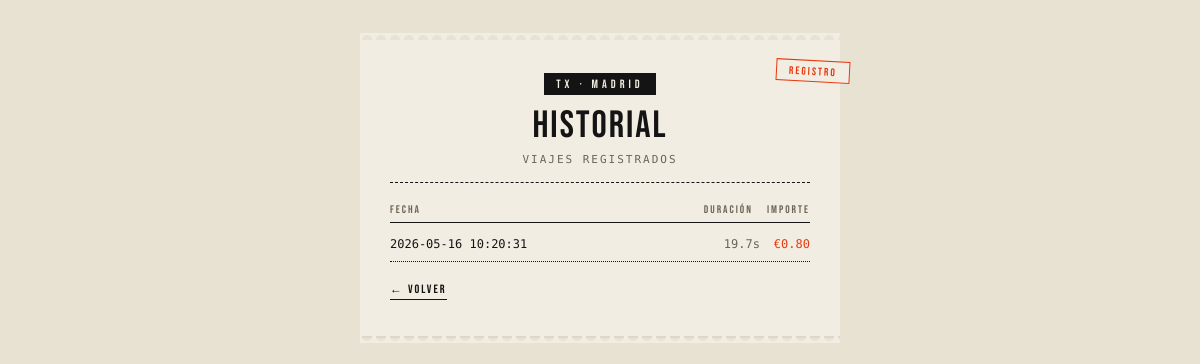
Before: /historial (signed in) with the older database file.
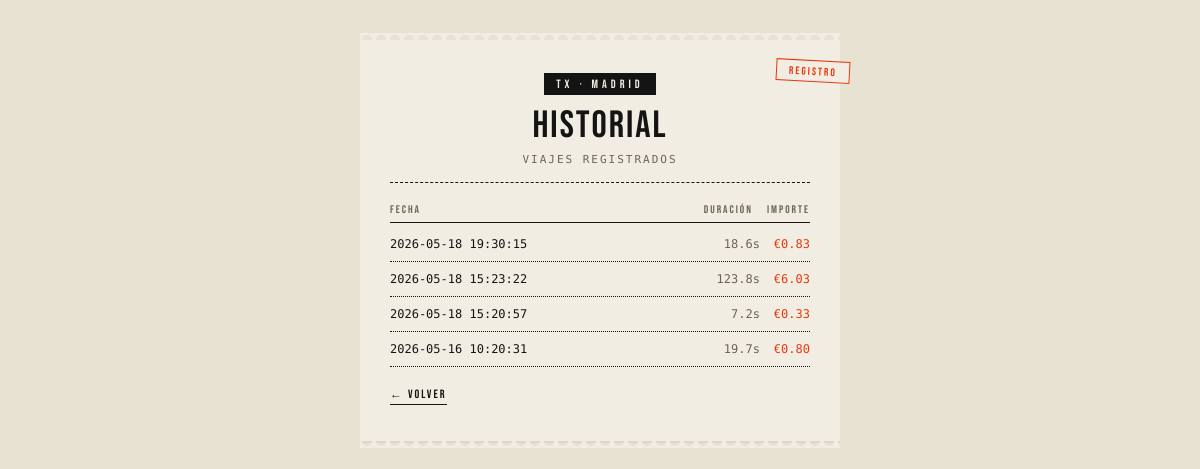
After: the same page with the newer database file.
### tables this page shows
CREATE TABLE trips (
            id INTEGER PRIMARY KEY AUTOINCREMENT,
            user_id INTEGER,
            fecha TEXT,
            duracion REAL,
            tiempo_detenido REAL,
            tiempo_movimiento REAL,
            precio REAL
        );

### app.py (the view)
@app.route('/historial')
def historial():
    if 'user_id' not in session:
        return redirect(url_for('login'))
    if taxi.trip_active:
        flash("Hay un viaje en curso. Finalizalo para ver el historial.")
        return redirect(url_for('index'))
    conn = sqlite3.connect("taximeter.db")
    cursor = conn.cursor()
    cursor.execute("SELECT fecha, duracion, tiempo_detenido, tiempo_movimiento, precio FROM trips WHERE user_id = ? ORDER BY fecha DESC", (session['user_id'],))
    viajes = cursor.fetchall()
    conn.close()
    return render_template('historial.html', viajes=viajes)

### templates/historial.html (shortened to what this page needs)
<!DOCTYPE html>
<html lang="es">
<head>
    <link rel="stylesheet" href="{{ url_for('static', filename='style.css') }}">
</head>
<body>
    <div class="ticket">
        <div class="screen-tag">REGISTRO</div>
        <div class="ticket-head">
            <div class="brand-mark">TX · MADRID</div>
            <h1 class="brand-title">HISTORIAL</h1>
            <div class="brand-sub">VIAJES REGISTRADOS</div>
        </div>
        {% if viajes %}
            <div class="hist-head">
                <span>FECHA</span>
                <span>DURACIÓN</span>
                <span>IMPORTE</span>
            </div>
            {% for viaje in viajes %}
                <div class="hist-row">
                    <span class="date">{{ viaje[0] }}</span>
                    <span class="dur">{{ viaje[1] }}s</span>
                    <span class="price">€{{ "%.2f"|format(viaje[4]) }}</span>
                </div>
            {% endfor %}
        {% else %}
            <div class="empty-state">No hay viajes registrados todavía.</div>
        {% endif %}
        <a href="/" class="back-link">← VOLVER</a>
    </div>
</body>
</html>

Changed rows visible on the page:
added trips: fecha "2026-05-18 19:30:15", duracion "18.6", precio "0.83"
added trips: fecha "2026-05-18 15:23:22", duracion "123.8", precio "6.03"
added trips: fecha "2026-05-18 15:20:57", duracion "7.2", precio "0.33"
